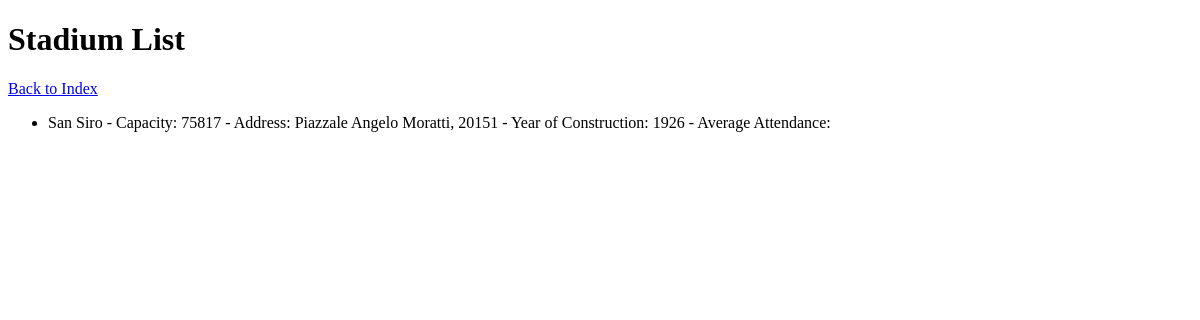
Before: /stadia/ with the older database file.
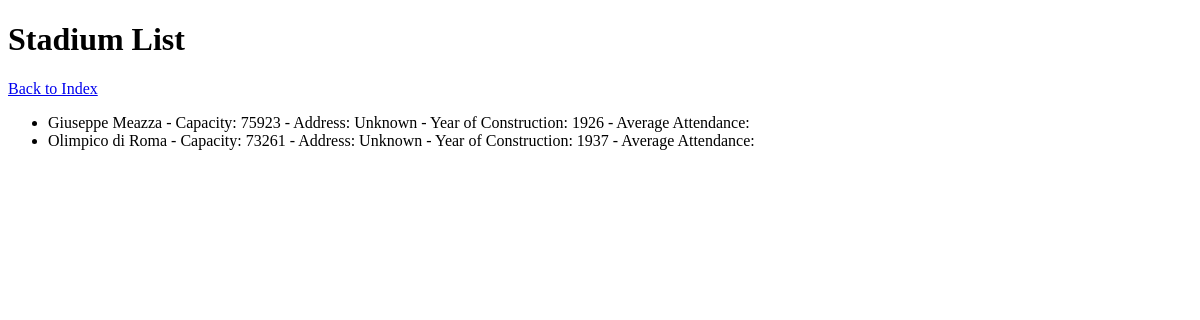
After: the same page with the newer database file.
### italiastadiaapp/models.py (models this page shows, shortened)
class Stadium(models.Model):
    name = models.CharField(max_length=100)
    capacity = models.IntegerField()
    address = models.CharField(max_length=255)
    year_of_construction = models.IntegerField()
    city = models.ForeignKey(City, on_delete=models.CASCADE, related_name='stadiums')

### italiastadiaapp/views.py (the view)
# urls.py: path('stadia/', stadium_list, name='stadium_list'),
def stadium_list(request):
    stadia = Stadium.objects.all()
    if stadia is None:
        return HttpResponse(status=404, content="stadium not found")
    else:
        return render(request,'italianstadiaapp/stadium_list.html',{'stadia': stadia})

### italiastadiaapp/templates/italianstadiaapp/stadium_list.html (shortened to what this page needs)
<!DOCTYPE html>
<html>
<head>
</head>
<body>
    <h1> Stadium List</h1>
    <a href="{% url 'index' %}">Back to Index</a>
    <ul>
        {% for stadium in stadia %}
            <li>{{ stadium.name }} - Capacity: {{ stadium.capacity }} - Address: {{ stadium.address }} - Year of Construction: {{ stadium.year_of_construction }} - Average Attendance: {{ stadium.average_attendance }}</li>
        {% endfor %}
    </ul>
</body>
</html>

Changed rows visible on the page:
removed Stadium: name "San Siro", capacity "75817", address "Piazzale Angelo Moratti, 20151", year_of_construction "1926"
added Stadium: name "Giuseppe Meazza", capacity "75923", address "Unknown", year_of_construction "1926"
added Stadium: name "Olimpico di Roma", capacity "73261", address "Unknown", year_of_construction "1937"
